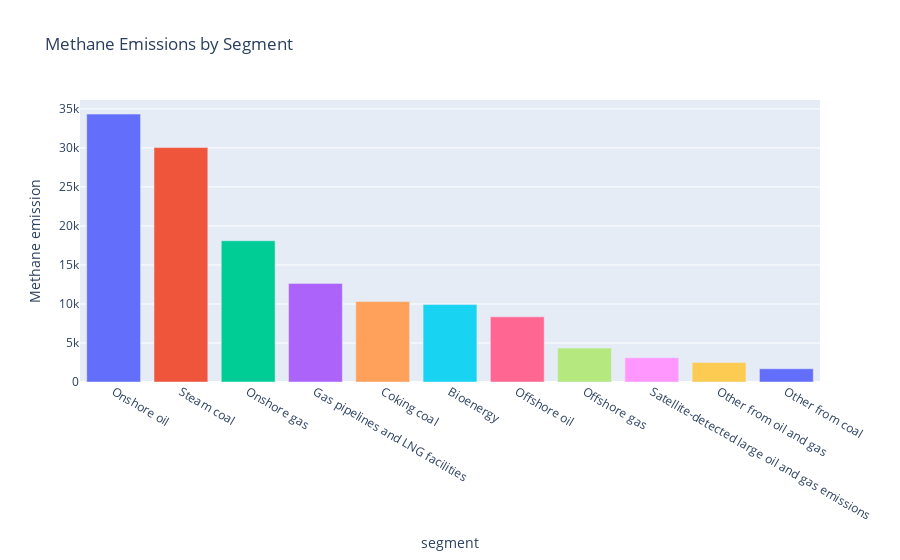

Notebook cell for this chart:
### Code cell
# Creating segment bar chart
seg_bar = px.bar(seg_grouped, x = 'segment', 
                 y = 'emissions', 
                 title = 'Methane Emissions by Segment', 
                 color = 'segment',
                 labels = {'emissions':'Methane emission'})
seg_bar.update_traces(showlegend = False)

### Figure 1 — Plotly figure (JSON) as saved in the notebook; plotly's stock layout.template omitted (floating-point values rounded to 4 significant figures)
{"data": [{"alignmentgroup": "True", "hovertemplate": "segment=%{x}<br>Methane emission=%{y}<extra></extra>", "legendgroup": "Onshore oil", "marker": {"color": "#636efa", "pattern": {"shape": ""}}, "name": "Onshore oil", "offsetgroup": "Onshore oil", "orientation": "v", "showlegend": false, "textposition": "auto", "type": "bar", "x": ["Onshore oil"], "xaxis": "x", "y": [34330.0], "yaxis": "y"}, {"alignmentgroup": "True", "hovertemplate": "segment=%{x}<br>Methane emission=%{y}<extra></extra>", "legendgroup": "Steam coal", "marker": {"color": "#EF553B", "pattern": {"shape": ""}}, "name": "Steam coal", "offsetgroup": "Steam coal", "orientation": "v", "showlegend": false, "textposition": "auto", "type": "bar", "x": ["Steam coal"], "xaxis": "x", "y": [30050.0], "yaxis": "y"}, {"alignmentgroup": "True", "hovertemplate": "segment=%{x}<br>Methane emission=%{y}<extra></extra>", "legendgroup": "Onshore gas", "marker": {"color": "#00cc96", "pattern": {"shape": ""}}, "name": "Onshore gas", "offsetgroup": "Onshore gas", "orientation": "v", "showlegend": false, "textposition": "auto", "type": "bar", "x": ["Onshore gas"], "xaxis": "x", "y": [18100.0], "yaxis": "y"}, {"alignmentgroup": "True", "hovertemplate": "segment=%{x}<br>Methane emission=%{y}<extra></extra>", "legendgroup": "Gas pipelines and LNG facilities", "marker": {"color": "#ab63fa", "pattern": {"shape": ""}}, "name": "Gas pipelines and LNG facilities", "offsetgroup": "Gas pipelines and LNG facilities", "orientation": "v", "showlegend": false, "textposition": "auto", "type": "bar", "x": ["Gas pipelines and LNG facilities"], "xaxis": "x", "y": [12640.0], "yaxis": "y"}, {"alignmentgroup": "True", "hovertemplate": "segment=%{x}<br>Methane emission=%{y}<extra></extra>", "legendgroup": "Coking coal", "marker": {"color": "#FFA15A", "pattern": {"shape": ""}}, "name": "Coking coal", "offsetgroup": "Coking coal", "orientation": "v", "showlegend": false, "textposition": "auto", "type": "bar", "x": ["Coking coal"], "xaxis": "x", "y": [10310.0], "yaxis": "y"}, {"alignmentgroup": "True", "hovertemplate": "segment=%{x}<br>Methane emission=%{y}<extra></extra>", "legendgroup": "Bioenergy", "marker": {"color": "#19d3f3", "pattern": {"shape": ""}}, "name": "Bioenergy", "offsetgroup": "Bioenergy", "orientation": "v", "showlegend": false, "textposition": "auto", "type": "bar", "x": ["Bioenergy"], "xaxis": "x", "y": [9926.0], "yaxis": "y"}, {"alignmentgroup": "True", "hovertemplate": "segment=%{x}<br>Methane emission=%{y}<extra></extra>", "legendgroup": "Offshore oil", "marker": {"color": "#FF6692", "pattern": {"shape": ""}}, "name": "Offshore oil", "offsetgroup": "Offshore oil", "orientation": "v", "showlegend": false, "textposition": "auto", "type": "bar", "x": ["Offshore oil"], "xaxis": "x", "y": [8350.0], "yaxis": "y"}, {"alignmentgroup": "True", "hovertemplate": "segment=%{x}<br>Methane emission=%{y}<extra></extra>", "legendgroup": "Offshore gas", "marker": {"color": "#B6E880", "pattern": {"shape": ""}}, "name": "Offshore gas", "offsetgroup": "Offshore gas", "orientation": "v", "showlegend": false, "textposition": "auto", "type": "bar", "x": ["Offshore gas"], "xaxis": "x", "y": [4342.0], "yaxis": "y"}, {"alignmentgroup": "True", "hovertemplate": "segment=%{x}<br>Methane emission=%{y}<extra></extra>", "legendgroup": "Satellite-detected large oil and gas emissions", "marker": {"color": "#FF97FF", "pattern": {"shape": ""}}, "name": "Satellite-detected large oil and gas emissions", "offsetgroup": "Satellite-detected large oil and gas emissions", "orientation": "v", "showlegend": false, "textposition": "auto", "type": "bar", "x": ["Satellite-detected large oil and gas emissions"], "xaxis": "x", "y": [3106.0], "yaxis": "y"}, {"alignmentgroup": "True", "hovertemplate": "segment=%{x}<br>Methane emission=%{y}<extra></extra>", "legendgroup": "Other from oil and gas", "marker": {"color": "#FECB52", "pattern": {"shape": ""}}, "name": "Other from oil and gas", "offsetgroup": "Other from oil and gas", "orientation": "v", "showlegend": false, "textposition": "auto", "type": "bar", "x": ["Other from oil and gas"], "xaxis": "x", "y": [2493.0], "yaxis": "y"}, {"alignmentgroup": "True", "hovertemplate": "segment=%{x}<br>Methane emission=%{y}<extra></extra>", "legendgroup": "Other from coal", "marker": {"color": "#636efa", "pattern": {"shape": ""}}, "name": "Other from coal", "offsetgroup": "Other from coal", "orientation": "v", "showlegend": false, "textposition": "auto", "type": "bar", "x": ["Other from coal"], "xaxis": "x", "y": [1699.0], "yaxis": "y"}], "layout": {"barmode": "relative", "legend": {"title": {"text": "segment"}, "tracegroupgap": 0}, "title": {"text": "Methane Emissions by Segment"}, "xaxis": {"anchor": "y", "categoryarray": ["Onshore oil", "Steam coal", "Onshore gas", "Gas pipelines and LNG facilities", "Coking coal", "Bioenergy", "Offshore oil", "Offshore gas", "Satellite-detected large oil and gas emissions", "Other from oil and gas", "Other from coal"], "categoryorder": "array", "domain": [0, 1], "title": {"text": "segment"}}, "yaxis": {"anchor": "x", "domain": [0, 1], "title": {"text": "Methane emission"}}}}
